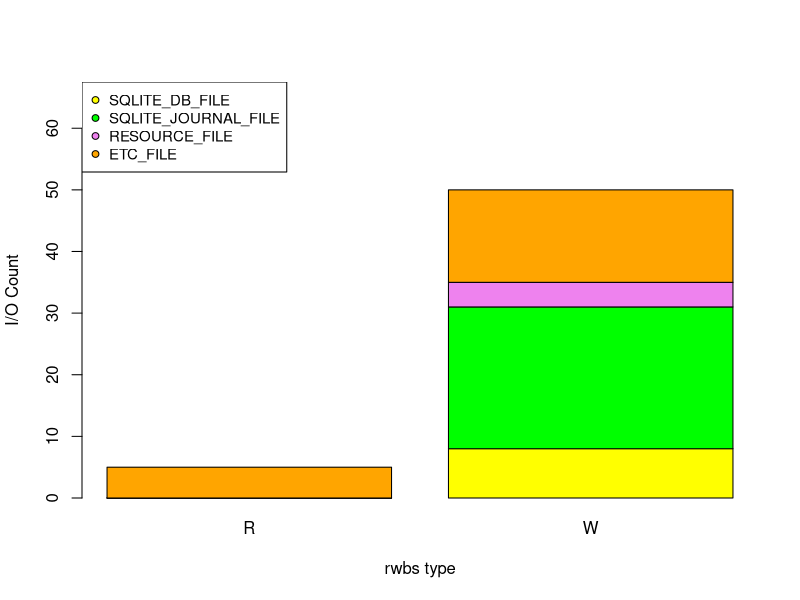
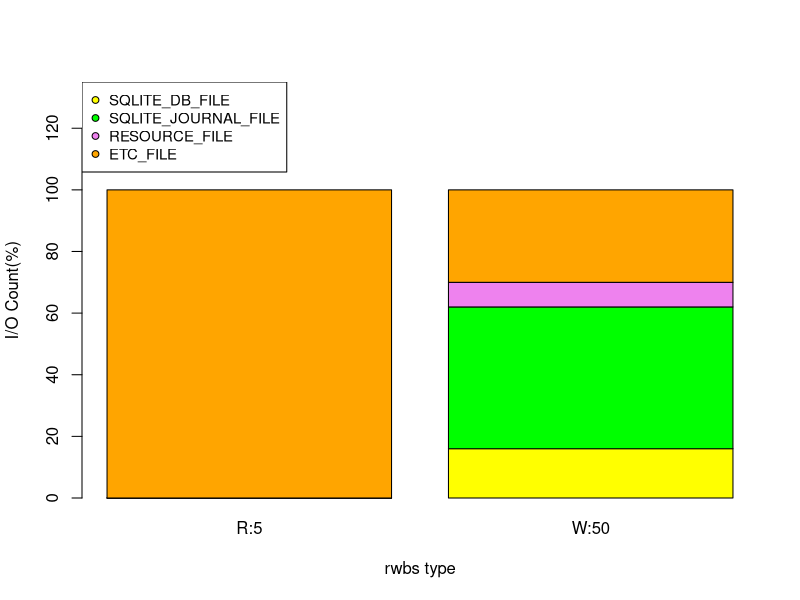
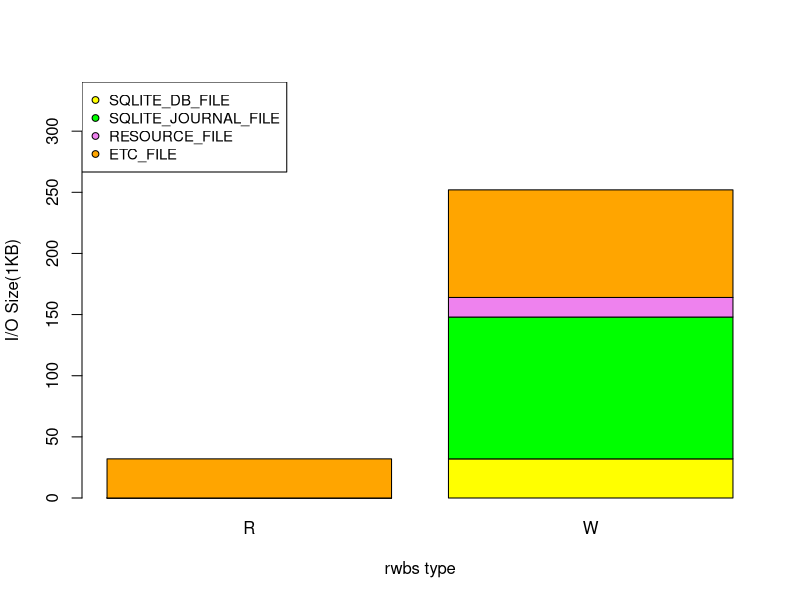
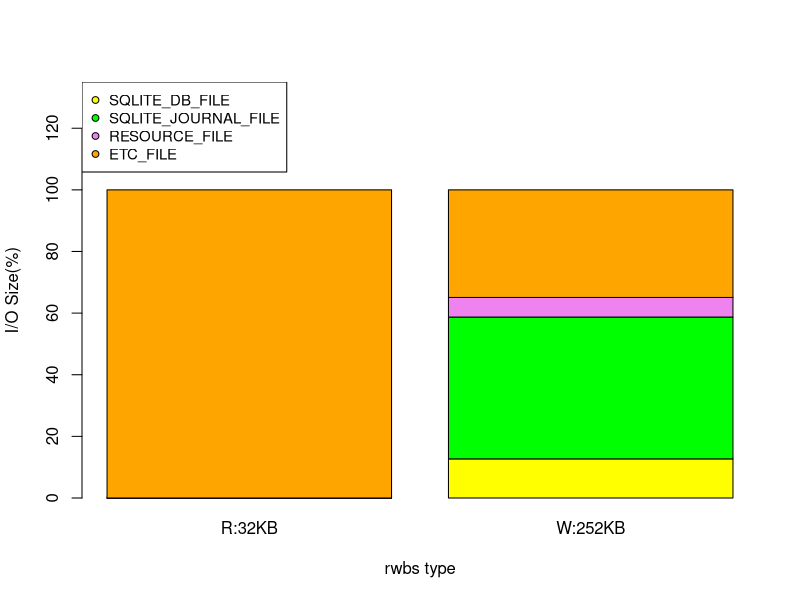
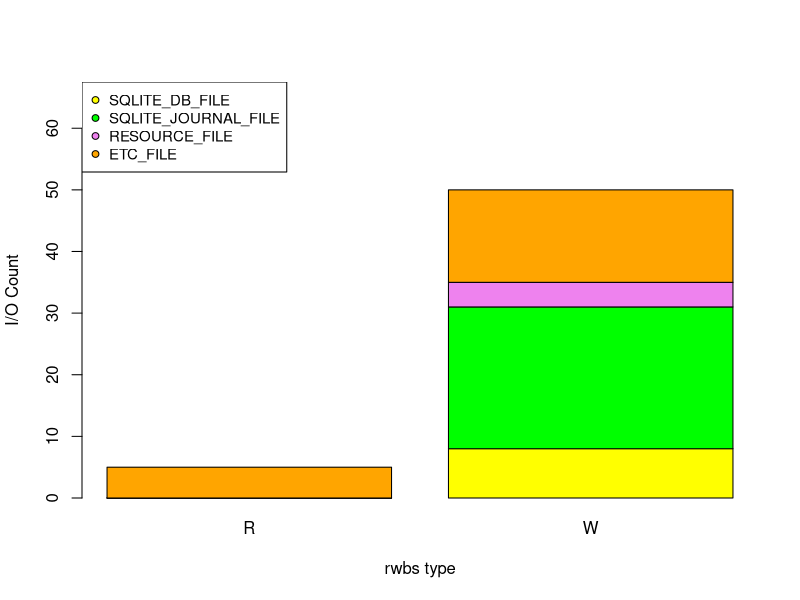
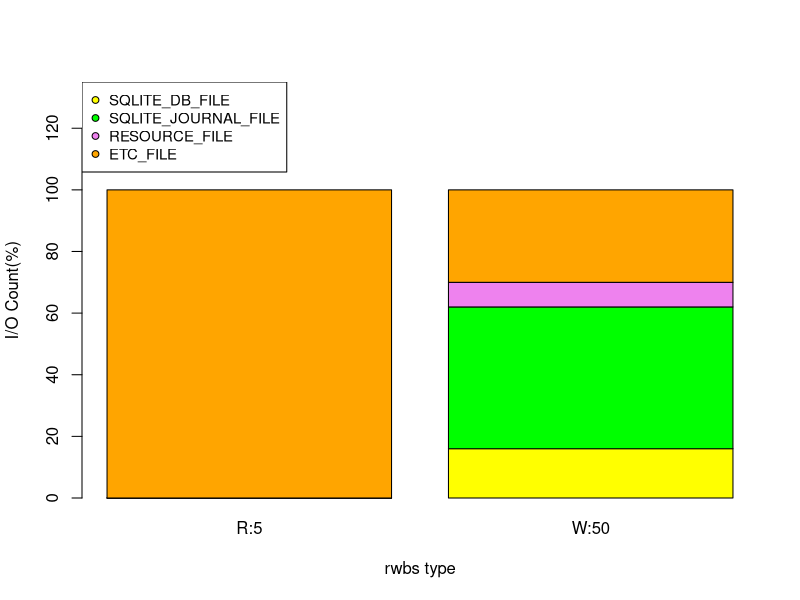
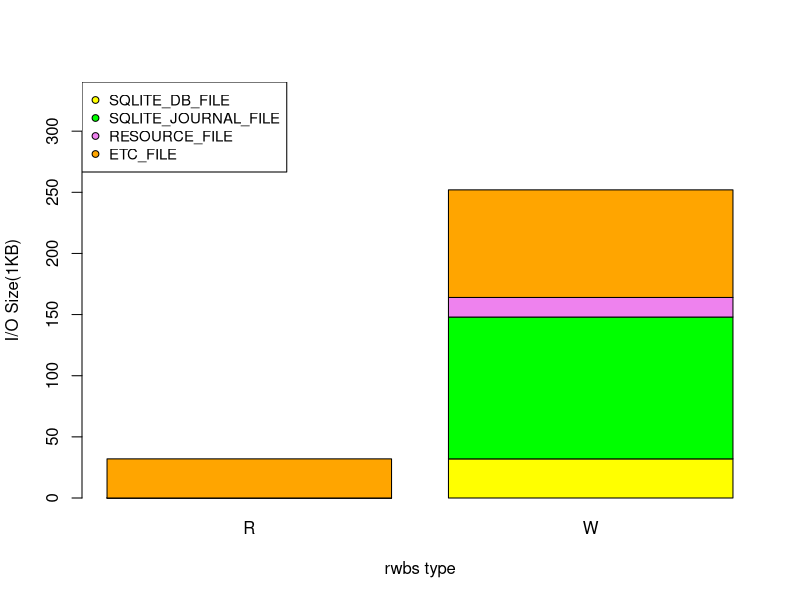
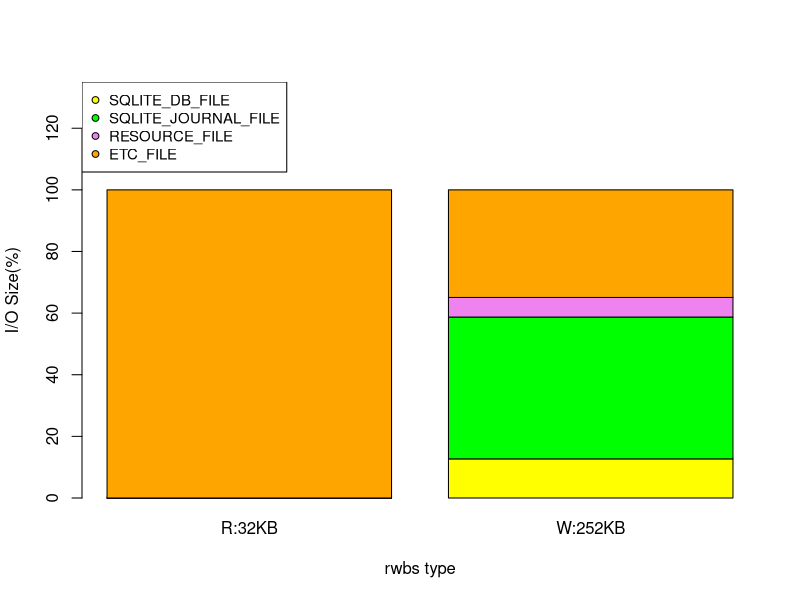

R code for these plots, in order:
# rscript3.r(Cumulative Bar Plot-File type)
# Output Option('-o')
fun_output <- function(){
	flag = FALSE
	flag2 = FALSE
	args <- commandArgs(trailingOnly = TRUE)

	# Graph Size Option('-s')
	x_length = 7
	y_length = 7
	if(length(args) != 0){
		for(i in 1:length(args)){
			if(args[i] == '-s'){
				x_length = as.double(args[i+1])
				y_length = as.double(args[i+2])
			}
		}
	}
	# Input Option('-i') - Directory		
	if(length(args) != 0){
                for(i in 1:length(args)){
                        if(args[i] == '-i'){
                                flag2 = TRUE
                                name = args[i+1]
                                time = args[i+2]
                                dir = paste(name, time, sep="-")
                        }
                }
        }

	if(length(args) != 0){
        	for(i in 1:length(args)){
                	if(args[i] == '-o'){
                        	flag = TRUE
				if(flag2 == TRUE)
                                        dir = paste(dir, args[i+1], sep="/")
                                else
                                        dir = paste("save", args[i+1], sep="/")
                        	if(args[i+2] == 'pdf')
                                	pdf(dir, width = x_length, height = y_length) # default width = 7, height = 7)
				# res(resolution-Pixel per Inch) required for converting pixel to inch.
                        	if(args[i+2] == 'png')
                                	png(dir, width = x_length, height = y_length, units = "in", res = 200)
                        	if(args[i+2] == 'jpg')
                                	jpeg(dir, width = x_length, height = y_length, units = "in", res = 200)
                        	if(args[i+2] == 'bmp')
                                	bmp(dir, width = x_length, height = y_length, units = "in", res = 200)
                        	if(args[i+2] == 'ps')
                                	postscript(dir, width = x_length, height = y_length)
                	}
        	}
	}
	if(flag == FALSE){
                if(flag2 == TRUE){
                        dir = paste(dir, "F-Rplots.pdf", sep="/")
                        pdf(dir, width = x_length, height = y_length)
                }
                else
                        pdf('save/F-Rplots.pdf', width = x_length, height = y_length)
        }
}
fun_output2 <- function(){
	args <- commandArgs(trailingOnly = TRUE)
        flag2 = FALSE
	# Input Option('-i')
        if(length(args) != 0){
                for(i in 1:length(args)){
                        if(args[i] == '-i'){
                                flag2 = TRUE
                                name = args[i+1]
                                time = args[i+2]
                                dir = paste(name, time, sep="-")
                        }
                }
        }
        # Graph Size Option('-s')
        x_length = 7
        y_length = 7
        if(length(args) != 0){
                for(i in 1:length(args)){
                        if(args[i] == '-s'){
                                x_length = as.double(args[i+1])
                                y_length = as.double(args[i+2])
                        }
		}
        }
	if(flag2 == TRUE){
                dir = paste(dir, "F-Rplot%03d.jpg", sep="/")
                jpeg(dir, width = x_length, height = y_length, units="in", res=200)
        }
        else
                jpeg('save/F-Rplot%03d.jpg', width = x_length, height = y_length, units="in", res=200)
}
fun_rwbs1 <- function(){ # File to rwbs, I/O Count
	most <- read.table("file_rwbs1.dat")
	most_matrix <- data.matrix(most)
	trans <- t(most_matrix)
	trans_select <- trans[, !colSums(trans)==0]
	if(!is.null(ncol(trans_select)))
                trans_select2 <- trans_select[!rowSums(trans_select)==0,]
        else
                trans_select2 <- trans_select[trans_select>0]
	
	#trans_select2 <- trans_select[!rowSums(trans_select)==0,]
	colors = c("yellow", "green", "violet", "orange", "blue", "pink", "cyan", "gray", "navy", "lightblue", "lightyellow", "lightgreen", "ivory", "purple", "red", "brown")
	#colors = rainbow(length(trans_select2))
	if(!is.null(ncol(trans_select2))){
                yrange<-c(0,max(colSums(trans_select2)*1.35))
		barplot(trans_select2,  xlab = "rwbs type", ylab = "I/O Count", col=colors, ylim = yrange)
		legend("topleft", legend=rownames(trans_select2), pch=21, cex=0.9, pt.bg = colors)
        }
	else{
                yrange<-c(0,max(trans_select2)*1.35)
		barplot(trans_select2,  xlab = "rwbs type", ylab = "I/O Count", col=colors, ylim = yrange)
	}
	#yrange<-c(0,max(colSums(trans_select2))*1.35)
	#barplot(trans_select2,  xlab = "rwbs type", ylab = "I/O Count", col=colors, ylim = yrange)
	#legend("topleft", legend=rownames(trans_select2), pch=21, cex=0.9, pt.bg = colors)
}
fun_rwbs2 <- function(){# File to rwbs, I/O Count(%)
        most <- read.table("file_rwbs2.dat")
        most_matrix <- data.matrix(most)
        trans <- t(most_matrix)
        trans_select <- trans[, !colSums(trans)==0]
	if(!is.null(ncol(trans_select)))
                trans_select2 <- trans_select[!rowSums(trans_select)==0,]
        else
                trans_select2 <- trans_select[trans_select>0]
        #trans_select2 <- trans_select[!rowSums(trans_select)==0,]
        colors = c("yellow", "green", "violet", "orange", "blue", "pink", "cyan", "gray", "navy", "lightblue", "lightyellow", "lightgreen", "ivory", "purple", "red", "brown")
        #colors = rainbow(length(trans_select2))
	if(!is.null(ncol(trans_select2))){
                yrange<-c(0,max(colSums(trans_select2)*1.35))
		barplot(trans_select2,  xlab = "rwbs type", ylab = "I/O Count(%)", col=colors, ylim = yrange)
        	legend("topleft", legend=rownames(trans_select2), pch=21, cex=0.9, pt.bg = colors)
        }
	else{
                yrange<-c(0,max(trans_select2)*1.35)
		barplot(trans_select2,  xlab = "rwbs type", ylab = "I/O Count(%)", col=colors, ylim = yrange)
	}
	#yrange<-c(0,max(colSums(trans_select2))*1.35)
        #barplot(trans_select2,  xlab = "rwbs type", ylab = "I/O Count(%)", col=colors, ylim = yrange)
        #legend("topleft", legend=rownames(trans_select2), pch=21, cex=0.9, pt.bg = colors)
}
fun_rwbs3 <- function(){ # File to rwbs, I/O Size(1KB)
        most <- read.table("file_rwbs3.dat")
        most_matrix <- data.matrix(most)
        trans <- t(most_matrix)
        trans_select <- trans[, !colSums(trans)==0]
	if(!is.null(ncol(trans_select)))
                trans_select2 <- trans_select[!rowSums(trans_select)==0,]
        else
                trans_select2 <- trans_select[trans_select>0]
        #trans_select2 <- trans_select[!rowSums(trans_select)==0,]
        colors = c("yellow", "green", "violet", "orange", "blue", "pink", "cyan", "gray", "navy", "lightblue", "lightyellow", "lightgreen", "ivory", "purple", "red", "brown")
        #colors = rainbow(length(trans_select2))
	if(!is.null(ncol(trans_select2))){
                yrange<-c(0,max(colSums(trans_select2)*1.35))
		barplot(trans_select2,  xlab = "rwbs type", ylab = "I/O Size(1KB)", col=colors, ylim = yrange)
        	legend("topleft", legend=rownames(trans_select2), pch=21, cex=0.9, pt.bg = colors)
	}
        else{
                yrange<-c(0,max(trans_select2)*1.35)
		barplot(trans_select2,  xlab = "rwbs type", ylab = "I/O Size(1KB)", col=colors, ylim = yrange)
	}
	#yrange<-c(0,max(colSums(trans_select2))*1.35)
        #barplot(trans_select2,  xlab = "rwbs type", ylab = "I/O Size(1KB)", col=colors, ylim = yrange)
        #legend("topleft", legend=rownames(trans_select2), pch=21, cex=0.9, pt.bg = colors)
}
fun_rwbs4 <- function(){# File to rwbs, I/O Size(%)
        most <- read.table("file_rwbs4.dat")
        most_matrix <- data.matrix(most)
        trans <- t(most_matrix)
        trans_select <- trans[, !colSums(trans)==0]
	if(!is.null(ncol(trans_select)))
                trans_select2 <- trans_select[!rowSums(trans_select)==0,]
        else
                trans_select2 <- trans_select[trans_select>0]
        #trans_select2 <- trans_select[!rowSums(trans_select)==0,]
        colors = c("yellow", "green", "violet", "orange", "blue", "pink", "cyan", "gray", "navy", "lightblue", "lightyellow", "lightgreen", "ivory", "purple", "red", "brown")
        #colors = rainbow(length(trans_select2))
	if(!is.null(ncol(trans_select2))){
                yrange<-c(0,max(colSums(trans_select2)*1.35))
		barplot(trans_select2,  xlab = "rwbs type", ylab = "I/O Size(%)", col=colors, ylim = yrange)
        	legend("topleft", legend=rownames(trans_select2), pch=21, cex=0.9, pt.bg = colors)
	}
        else{
                yrange<-c(0,max(trans_select2)*1.35)
		barplot(trans_select2,  xlab = "rwbs type", ylab = "I/O Size(%)", col=colors, ylim = yrange)
	}
	#yrange<-c(0,max(colSums(trans_select2))*1.35)
        #barplot(trans_select2,  xlab = "rwbs type", ylab = "I/O Size(%)", col=colors, ylim = yrange)
        #legend("topleft", legend=rownames(trans_select2), pch=21, cex=0.9, pt.bg = colors)
}
# Y-axis Option(-y)
fun_y <- function(){
        args <- commandArgs(trailingOnly = TRUE)
        flag = FALSE
        if(length(args) != 0){
                for(i in 1:length(args)){
                        if(args[i] == '-y'){
                                flag = TRUE
                                if(args[i+1] == 'c'){ # I/O Count
                                        fun_rwbs1()
                                        fun_rwbs2()
                                }
                                if(args[i+1] == 's'){ # I/O Size
                                        fun_rwbs3()
                                        fun_rwbs4()
                                }
                                if(args[i+1] == 'all'){
                                        fun_rwbs1()
                                        fun_rwbs2()
                                        fun_rwbs3()
                                        fun_rwbs4()
                                }
                        }
                }
        }
        if(flag == FALSE){ # all is default
                fun_rwbs1()
                fun_rwbs2()
                fun_rwbs3()
                fun_rwbs4()
        }
}

# main
main <- function(){
	fun_output()
	fun_y()
	fun_output2()
	fun_y()
	garbage <- dev.off()
}
main()
